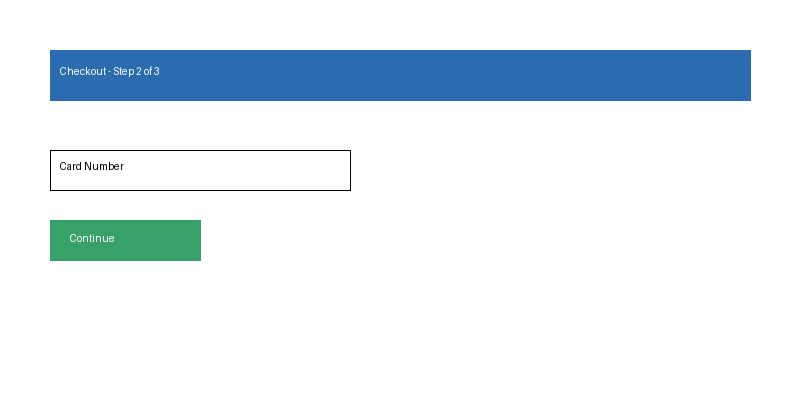
#> input picture agent5_visual_regression/mock_data/screenshot_baseline.png, 800 x 400 px
$ python main.py
#> lines starting #> are read from the running program, lines starting #| are printed output that depends on the picture; after the words box and inside, x2 and y2 are one past the last pixel; in counts of white or black regions, pixels touching at a corner belong together
### agent5_visual_regression/visual_diff.py
"""
visual_diff.py
===============
Real pixel-level image comparison between a baseline and candidate
screenshot. This works identically in mock and live mode — the only thing
that differs is where the screenshots come from (bundled PNGs vs. a live
Playwright screenshot capture in screenshot_capture.py).

Produces:
  - a diff heatmap image (red = changed pixels)
  - percentage of pixels changed
  - bounding boxes of the largest changed regions (so the report can say
    "layout shift detected near coordinates X,Y" instead of just "5% diff")
"""

import sys
from pathlib import Path
from typing import List, Dict, Tuple

from PIL import Image, ImageChops, ImageDraw

sys.path.append(str(Path(__file__).resolve().parent.parent))

OUTPUT_DIR = Path(__file__).resolve().parent / "output"
OUTPUT_DIR.mkdir(exist_ok=True)


def compare_images(baseline_path: str, candidate_path: str, diff_threshold: int = 30) -> Dict:
#> called with diff_threshold = 30
    baseline = Image.open(baseline_path).convert("RGB")
#> baseline is the input picture: PIL image 800x400 RGB; mean R, G, B 227, 236.2, 242.7
    candidate = Image.open(candidate_path).convert("RGB")
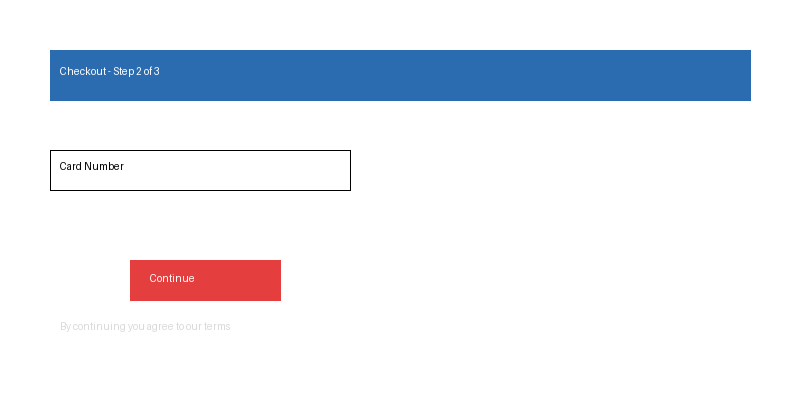
#> input picture agent5_visual_regression/mock_data/screenshot_candidate.png, 800 x 400 px
#> candidate is the input picture: PIL image 800x400 RGB; mean R, G, B 230.3, 234.3, 241.8

    if baseline.size != candidate.size:
        candidate = candidate.resize(baseline.size)

    diff = ImageChops.difference(baseline, candidate)
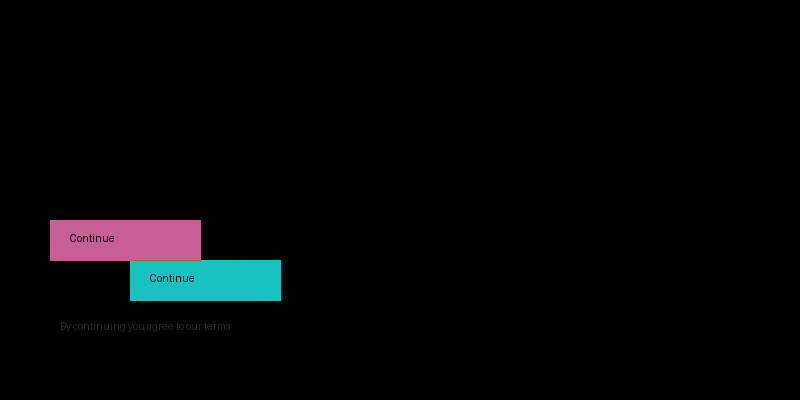
#> diff: PIL image 800x400 RGB; mean R, G, B 4.3, 5.5, 6.5
    diff_gray = diff.convert("L")
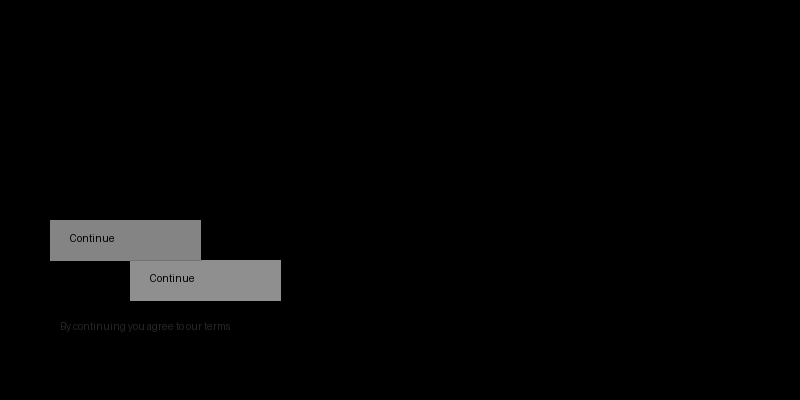
#> diff_gray: PIL image 800x400 L; min 0, max 143, mean 5.2

    bbox = diff_gray.point(lambda p: 255 if p > diff_threshold else 0).getbbox()
#> bbox = (50, 220, 281, 332)

    total_pixels = baseline.size[0] * baseline.size[1]
#> total_pixels = 320000
    changed_pixels = sum(1 for p in diff_gray.point(lambda x: 255 if x > diff_threshold else 0).getdata() if p == 255)
#> changed_pixels = 12411
    pct_changed = round((changed_pixels / total_pixels) * 100, 2)
#> pct_changed = 3.88

    # Build a visual heatmap: candidate image with changed regions highlighted in red
    heatmap = candidate.copy()
    draw = ImageDraw.Draw(heatmap)
    mask = diff_gray.point(lambda p: 255 if p > diff_threshold else 0)
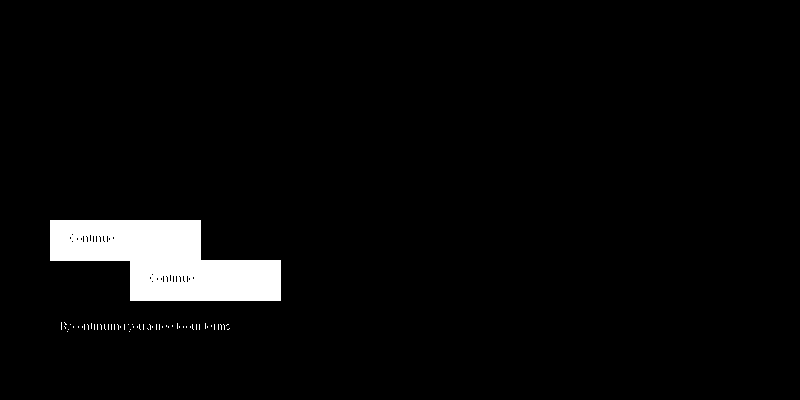
#> mask: PIL image 800x400 L; 3.9% white; 57 white regions (56 under 20 px), largest, box (x1, y1, x2, y2) and area: (50, 220, 281, 301) 12191
    red_overlay = Image.new("RGB", heatmap.size, (255, 0, 0))
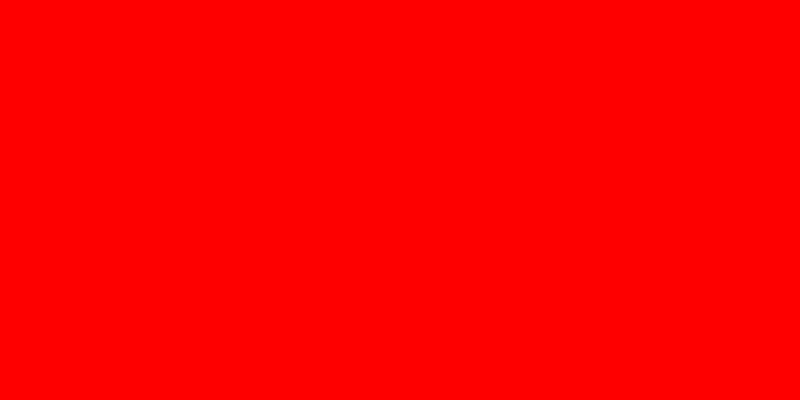
#> red_overlay: PIL image 800x400 RGB; mean R, G, B 255, 0, 0
    heatmap = Image.composite(red_overlay, heatmap, mask)
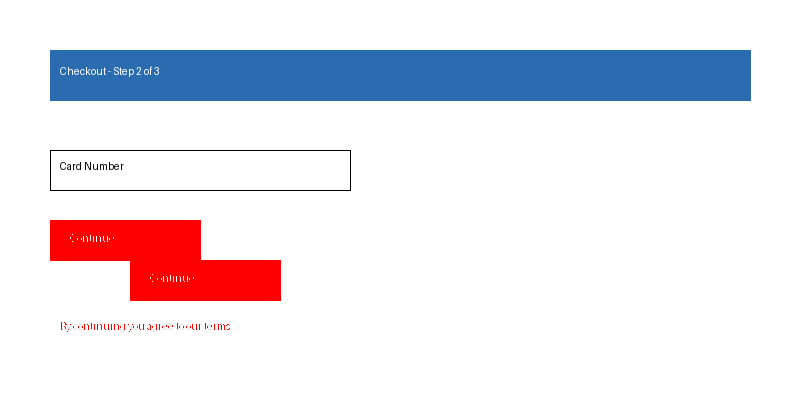
#> heatmap: PIL image 800x400 RGB; mean R, G, B 230.8, 228.1, 235.7

    if bbox:
        draw = ImageDraw.Draw(heatmap)
        draw.rectangle(bbox, outline="yellow", width=3)

    heatmap_path = OUTPUT_DIR / "diff_heatmap.png"
    heatmap.save(heatmap_path)
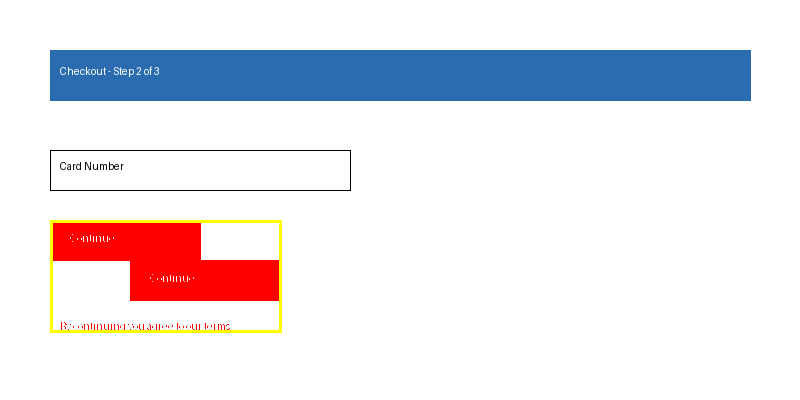
#> saved as diff_heatmap.png: PIL image 800x400 RGB; mean R, G, B 230.8, 228.6, 234.6

    return {
        "pct_pixels_changed": pct_changed,
        "changed_region_bbox": bbox,
        "heatmap_path": str(heatmap_path),
        "verdict": _verdict(pct_changed),
    }


def _verdict(pct_changed: float) -> str:
    if pct_changed < 0.1:
        return "No visual regression detected."
    if pct_changed < 2.0:
        return "Minor visual difference detected — likely anti-aliasing/rendering noise, review recommended."
    return "Significant visual regression detected — layout or styling has changed."

### shared/config.py
"""
shared/config.py
=================
Central configuration loader used by all 5 agents.

MODE SWITCHING
--------------
Every agent supports two modes, controlled by the MODE env var (or --mode CLI flag):

  MODE=mock   -> No API keys required. Agents use local sample data / fake responses
                 from the `mock_data/` folder inside each agent. Perfect for demos,
                 interviews, and CI smoke tests.

  MODE=live   -> Agents call real services: OpenAI/Claude, Jira, Jenkins, TestRail,
                 OWASP ZAP, Applitools/Percy, GitHub. Requires a filled-in .env file.

Copy `.env.example` to `.env` and fill in only the keys for the services you
actually want to hit. Anything left blank will cause that specific integration
to fall back to mock behavior automatically, even in live mode, and a warning
is printed.
"""

import os
from dataclasses import dataclass, field
from pathlib import Path
from typing import Optional

from dotenv import load_dotenv

ROOT_DIR = Path(__file__).resolve().parent.parent
load_dotenv(ROOT_DIR / ".env")


def _get(key: str, default: str = "") -> str:
    return os.environ.get(key, default).strip()


@dataclass
class Config:
    mode: str = field(default_factory=lambda: _get("MODE", "mock").lower())

    # LLM
    llm_provider: str = field(default_factory=lambda: _get("LLM_PROVIDER", "anthropic"))
    anthropic_api_key: str = field(default_factory=lambda: _get("ANTHROPIC_API_KEY"))
    openai_api_key: str = field(default_factory=lambda: _get("OPENAI_API_KEY"))
    llm_model: str = field(default_factory=lambda: _get("LLM_MODEL", "claude-sonnet-4-6"))

    # Jira
    jira_base_url: str = field(default_factory=lambda: _get("JIRA_BASE_URL"))
    jira_email: str = field(default_factory=lambda: _get("JIRA_EMAIL"))
    jira_api_token: str = field(default_factory=lambda: _get("JIRA_API_TOKEN"))
    jira_project_key: str = field(default_factory=lambda: _get("JIRA_PROJECT_KEY", "QA"))

    # TestRail
    testrail_base_url: str = field(default_factory=lambda: _get("TESTRAIL_BASE_URL"))
    testrail_email: str = field(default_factory=lambda: _get("TESTRAIL_EMAIL"))
    testrail_api_key: str = field(default_factory=lambda: _get("TESTRAIL_API_KEY"))
    testrail_project_id: str = field(default_factory=lambda: _get("TESTRAIL_PROJECT_ID"))

    # Jenkins
    jenkins_base_url: str = field(default_factory=lambda: _get("JENKINS_BASE_URL"))
    jenkins_user: str = field(default_factory=lambda: _get("JENKINS_USER"))
    jenkins_api_token: str = field(default_factory=lambda: _get("JENKINS_API_TOKEN"))

    # Slack
    slack_bot_token: str = field(default_factory=lambda: _get("SLACK_BOT_TOKEN"))
    slack_channel: str = field(default_factory=lambda: _get("SLACK_CHANNEL", "#qa-alerts"))

    # OWASP ZAP
    zap_api_url: str = field(default_factory=lambda: _get("ZAP_API_URL", "http://localhost:8080"))
    zap_api_key: str = field(default_factory=lambda: _get("ZAP_API_KEY"))

    # Applitools / Percy
    applitools_api_key: str = field(default_factory=lambda: _get("APPLITOOLS_API_KEY"))
    percy_token: str = field(default_factory=lambda: _get("PERCY_TOKEN"))

    # GitHub (for PR comments)
    github_token: str = field(default_factory=lambda: _get("GITHUB_TOKEN"))
    github_repo: str = field(default_factory=lambda: _get("GITHUB_REPO"))

    @property
    def is_live(self) -> bool:
        return self.mode == "live"

    # [7 lines left out: function require_or_warn, not called in this run]


config = Config()

### agent5_visual_regression/main.py
"""
Agent 5: Visual Regression & Accessibility Agent
====================================================
On every build: takes a screenshot, compares it pixel-by-pixel against a
stored baseline to detect layout shift, and runs accessibility checks
(missing alt text, unlabeled inputs, low color contrast, non-keyboard
controls) using real WCAG 2.1 contrast math. Posts a combined report as a
PR comment.

USAGE (mock mode — no browser needed)
---------------------------------------
  python main.py --demo
      Uses bundled baseline/candidate screenshots + a sample HTML page.

USAGE (live mode — requires `playwright install chromium`)
------------------------------------------------------------
  MODE=live python main.py --url https://your-app.com/checkout --pr 42
"""

import argparse
import sys
from pathlib import Path

sys.path.append(str(Path(__file__).resolve().parent.parent))
from shared.config import config
from visual_diff import compare_images
from a11y_checker import check_html
from github_client import post_pr_comment

MOCK_DIR = Path(__file__).resolve().parent / "mock_data"
OUTPUT_DIR = Path(__file__).resolve().parent / "output"
OUTPUT_DIR.mkdir(exist_ok=True)


def run_mock_demo(pr_number: str):
    print("[main] Running MOCK visual regression + a11y demo.\n")

    baseline = MOCK_DIR / "screenshot_baseline.png"
    candidate = MOCK_DIR / "screenshot_candidate.png"

    print("[main] Comparing baseline vs candidate screenshot (real pixel diff)...")
    visual_result = compare_images(str(baseline), str(candidate))
#> visual_result = 4 items
    print(f"  -> {visual_result['pct_pixels_changed']}% of pixels changed. {visual_result['verdict']}")
#|   -> 3.88% of pixels changed. Significant visual regression detected — layout or styling has changed.
    print(f"  -> Heatmap saved to: {visual_result['heatmap_path']}\n")
#|   -> Heatmap saved to: agent5_visual_regression/output/diff_heatmap.png

    print("[main] Running accessibility checks on candidate page HTML...")
#> (the run stopped early here; a loop or call above may not have finished)
